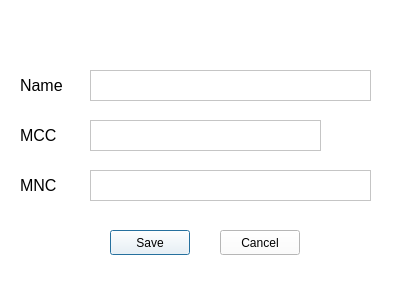
<?xml version="1.0" encoding="UTF-8"?>
<ui version="4.0">
 <class>DialogAdd</class>
 <widget class="QDialog" name="DialogAdd">
  <property name="geometry">
   <rect>
    <x>0</x>
    <y>0</y>
    <width>400</width>
    <height>300</height>
   </rect>
  </property>
  <property name="windowTitle">
   <string>Operator editor</string>
  </property>
  <property name="styleSheet">
   <string notr="true">background-color: rgb(255, 255, 255);</string>
  </property>
  <widget class="QLabel" name="label_name">
   <property name="geometry">
    <rect>
     <x>20</x>
     <y>70</y>
     <width>51</width>
     <height>31</height>
    </rect>
   </property>
   <property name="font">
    <font>
     <pointsize>12</pointsize>
    </font>
   </property>
   <property name="styleSheet">
    <string notr="true">color: rgb(0, 0, 0);</string>
   </property>
   <property name="text">
    <string>Name</string>
   </property>
  </widget>
  <widget class="QLabel" name="label_mcc">
   <property name="geometry">
    <rect>
     <x>20</x>
     <y>120</y>
     <width>51</width>
     <height>31</height>
    </rect>
   </property>
   <property name="font">
    <font>
     <pointsize>12</pointsize>
    </font>
   </property>
   <property name="styleSheet">
    <string notr="true">color: rgb(0, 0, 0);
alternate-background-color: rgb(120, 120, 120);</string>
   </property>
   <property name="text">
    <string>MCC</string>
   </property>
  </widget>
  <widget class="QLabel" name="label_mnc">
   <property name="geometry">
    <rect>
     <x>20</x>
     <y>170</y>
     <width>51</width>
     <height>31</height>
    </rect>
   </property>
   <property name="font">
    <font>
     <pointsize>12</pointsize>
    </font>
   </property>
   <property name="styleSheet">
    <string notr="true">color: rgb(0, 0, 0);</string>
   </property>
   <property name="text">
    <string>MNC</string>
   </property>
  </widget>
  <widget class="QTextEdit" name="textEdit_name">
   <property name="geometry">
    <rect>
     <x>90</x>
     <y>70</y>
     <width>281</width>
     <height>31</height>
    </rect>
   </property>
   <property name="acceptDrops">
    <bool>true</bool>
   </property>
   <property name="styleSheet">
    <string notr="true">color: rgb(0, 0, 0);</string>
   </property>
   <property name="undoRedoEnabled">
    <bool>false</bool>
   </property>
   <property name="overwriteMode">
    <bool>false</bool>
   </property>
  </widget>
  <widget class="QTextEdit" name="textEdit_mnc">
   <property name="geometry">
    <rect>
     <x>90</x>
     <y>170</y>
     <width>281</width>
     <height>31</height>
    </rect>
   </property>
   <property name="styleSheet">
    <string notr="true">color: rgb(0, 0, 0);
alternate-background-color: rgb(120, 120, 120);</string>
   </property>
  </widget>
  <widget class="QPushButton" name="pushButton_save">
   <property name="geometry">
    <rect>
     <x>110</x>
     <y>230</y>
     <width>80</width>
     <height>25</height>
    </rect>
   </property>
   <property name="styleSheet">
    <string notr="true">color: rgb(0, 0, 0);</string>
   </property>
   <property name="text">
    <string>Save</string>
   </property>
  </widget>
  <widget class="QPushButton" name="pushButton_cancel">
   <property name="geometry">
    <rect>
     <x>220</x>
     <y>230</y>
     <width>80</width>
     <height>25</height>
    </rect>
   </property>
   <property name="styleSheet">
    <string notr="true">color: rgb(0, 0, 0);</string>
   </property>
   <property name="text">
    <string>Cancel</string>
   </property>
  </widget>
  <widget class="QTextEdit" name="textEdit_mcc">
   <property name="geometry">
    <rect>
     <x>90</x>
     <y>120</y>
     <width>231</width>
     <height>31</height>
    </rect>
   </property>
   <property name="styleSheet">
    <string notr="true">color: rgb(0, 0, 0);</string>
   </property>
   <property name="overwriteMode">
    <bool>false</bool>
   </property>
  </widget>
  <widget class="QLabel" name="icon_operator">
   <property name="geometry">
    <rect>
     <x>30</x>
     <y>20</y>
     <width>30</width>
     <height>30</height>
    </rect>
   </property>
   <property name="text">
    <string/>
   </property>
   <property name="pixmap">
    <pixmap resource="icons.qrc">:/icons/ques.png</pixmap>
   </property>
   <property name="scaledContents">
    <bool>true</bool>
   </property>
  </widget>
  <widget class="QLabel" name="icon_country">
   <property name="geometry">
    <rect>
     <x>340</x>
     <y>120</y>
     <width>30</width>
     <height>30</height>
    </rect>
   </property>
   <property name="text">
    <string/>
   </property>
   <property name="pixmap">
    <pixmap resource="icons.qrc">:/icons/ques.png</pixmap>
   </property>
   <property name="scaledContents">
    <bool>true</bool>
   </property>
  </widget>
 </widget>
 <resources>
  <include location="icons.qrc"/>
 </resources>
 <connections/>
</ui>
